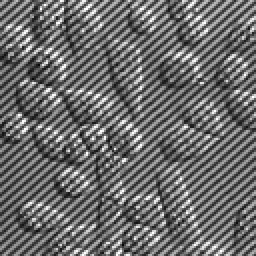
#> input picture sample.png, 128 x 128 px (shown 2 times larger)
$ python main.py
#> lines starting #> are read from the running program, lines starting #| are printed output that depends on the picture
# Uzdevums: 1. Realizēt filtrēšanu ar Furjē transformācijas palīdzību
# Autors: Reinis Ričards Ramis
# Stud. apl. nr.: rr26072

import math
import numpy as np
from PIL import Image
import matplotlib.pyplot as plt

def dft_1d(fr_in, fi_in):
    n = len(fr_in)
    Fr = [0.0] * n
    Fi = [0.0] * n
    for u in range(n):
        Fr[u] = Fi[u] = 0
        for k in range(n):
            angle = 2 * math.pi * u * k / n
            s = (-1) ** k
            Fr[u] += s * (fr_in[k] * math.cos(angle) + fi_in[k] * math.sin(angle))
            Fi[u] += s * (fi_in[k] * math.cos(angle) - fr_in[k] * math.sin(angle))
        Fr[u] /= n
        Fi[u] /= n
    return Fr, Fi

def idft_1d(Fr, Fi):
    n = len(Fr)
    fr = [0.0] * n
    fi = [0.0] * n
    for k in range(n):
        fr[k] = fi[k] = 0
        for u in range(n):
            angle = 2 * math.pi * u * k / n
            fr[k] += Fr[u] * math.cos(angle) - Fi[u] * math.sin(angle)
            fi[k] += Fr[u] * math.sin(angle) + Fi[u] * math.cos(angle)
        fr[k] *= (-1) ** k
        fi[k] *= (-1) ** k
    return fr, fi

def dft_2d(img):
    h, w = img.shape
    Rr = np.zeros((h, w))
    Ri = np.zeros((h, w))
    for y in range(h):
        Rr[y, :], Ri[y, :] = dft_1d(img[y, :], [0.0] * w)

    Fr = np.zeros((h, w))
    Fi = np.zeros((h, w))
    for x in range(w):
        Fr[:, x], Fi[:, x] = dft_1d(Rr[:, x], Ri[:, x])
    return Fr, Fi

def idft_2d(Fr, Fi):
    h, w = Fr.shape
    Rr = np.zeros((h, w))
    Ri = np.zeros((h, w))
    for y in range(h):
        Rr[y, :], Ri[y, :] = idft_1d(Fr[y, :], Fi[y, :])

    fr = np.zeros((h, w))
    for x in range(w):
        fr[:, x], _ = idft_1d(Rr[:, x], Ri[:, x])
    return fr

def low_pass(Fr, Fi, radius):
    h, w = Fr.shape
    y, x = np.indices((h, w))
    mask = np.sqrt((y - h // 2) ** 2 + (x - w // 2) ** 2) <= radius
    return Fr * mask, Fi * mask

# 1. Nolasa bildi
img = Image.open('sample.png').convert('L')
data = np.asarray(img, dtype=float)

# 2. Furjē transformācija
Fr, Fi = dft_2d(data)
#> after the loop in dft_2d, `for y in range(h):`:
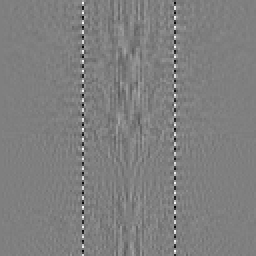
#> Ri: shape (128, 128) float64 (shown 2 times larger); min -33.51, max 33.51, mean 0; drawn with min black and max white
#> after the loop in dft_2d, `for y in range(h):`:
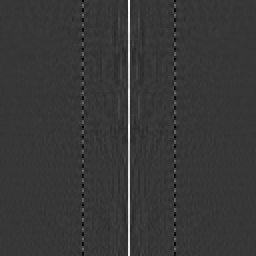
#> Rr: shape (128, 128) float64 (shown 2 times larger); min -34.26, max 123.7, mean 0.7; drawn with min black and max white
#> after the loop in dft_2d, `for x in range(w):`:
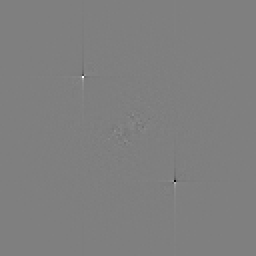
#> Fi: shape (128, 128) float64 (shown 2 times larger); min -23.92, max 23.92, mean 0; drawn with min black and max white

# 3. Manipulācija ar transformācijas rezultātu
Fr, Fi = low_pass(Fr, Fi, radius=30)

# 4. Inversā Furjē transformācija
result = idft_2d(Fr, Fi)
#> after the loop in idft_2d, `for y in range(h):`:
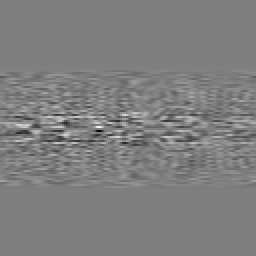
#> Ri: shape (128, 128) float64 (shown 2 times larger); min -13.11, max 13.11, mean 8.22e-15; drawn with min black and max white
#> after the loop in idft_2d, `for y in range(h):`:
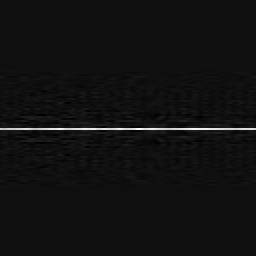
#> Rr: shape (128, 128) float64 (shown 2 times larger); min -8.11, max 125.5, mean 0.9; drawn with min black and max white
#> after the loop in idft_2d, `for x in range(w):`:
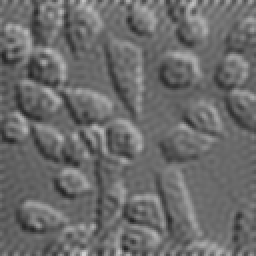
#> fr: shape (128, 128) float64 (shown 2 times larger); min 36.16, max 210.5, mean 107.8

# 5. Parādi rezultātu uz ekrāna
result = np.clip(result, 0, 255).astype(np.uint8)

fig, axes = plt.subplots(1, 2, figsize=(10, 5))

axes[0].imshow(data, cmap='gray', vmin=0, vmax=255)
axes[0].set_title('Oriģināls')
axes[0].axis('off')

axes[1].imshow(result, cmap='gray', vmin=0, vmax=255)
axes[1].set_title('Filtrēts')
axes[1].axis('off')

plt.show()
